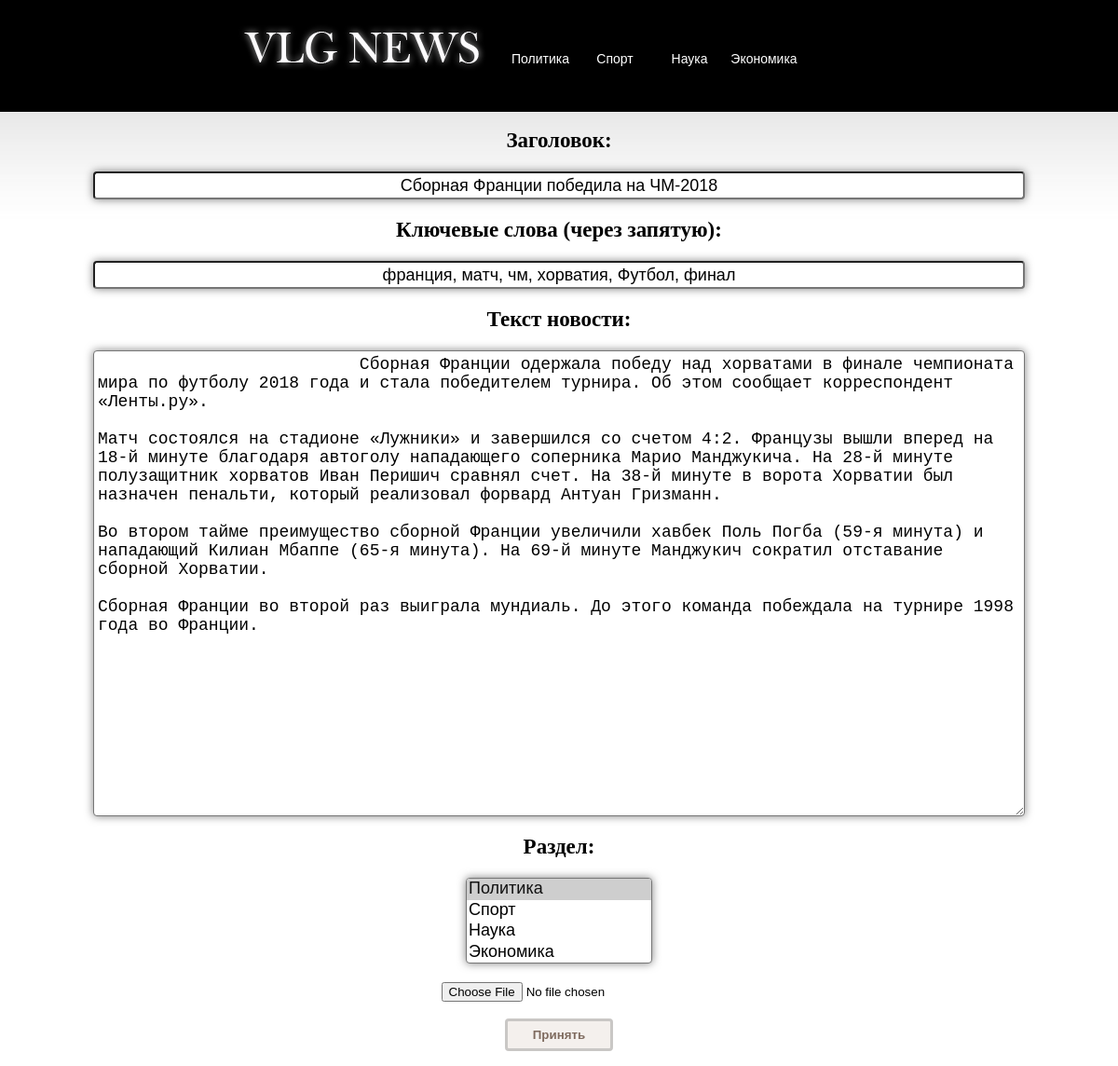
/source/admin.php?id=1 (signed in), run on the app's committed database.
### tables this page shows
CREATE TABLE `news` (
  `id` int(11) NOT NULL,
  `head` varchar(150) NOT NULL,
  `text` text NOT NULL,
  `publication_date` datetime NOT NULL,
  `section` varchar(10) NOT NULL,
  `keywords` varchar(400) NOT NULL
);

### source/functions.php (the view, shortened to what this page needs)
<?php
function output_admin_form($row, $action)
{
     echo "<div id=edit_form>
                <form class=edit_form name=edit_form action=".$action." enctype=multipart/form-data method=post>
                    <br/><label>Заголовок:</label><br/>
                    <input type=text name=head id=head value='".$row['head']."' /> <br/>
                    <label>Ключевые слова (через запятую):</label><br/>
                    <input type=text name=keywords id=keywords value='".$row['keywords']."'/> <br/>
                    <label>Текст новости:</label><br/>
                    <textarea name=text id=text> ".$row['text']." </textarea> <br/>
                    <label>Раздел:</label><br/>
                    <select name=section size=4>
                        <option selected value=politic>Политика</option>
                        <option value=sport>Спорт</option>
                        <option value=science>Наука</option>
                        <option value=economic>Экономика</option>
                   </select><br/>
                    <div id=file_upload>
                        <input type=file name=file><br/>
                    </div>
                     <br/>
                   <input type=submit name=submit value=Принять />
                </form>
          </div>";
}
 ?>

### source/admin.php (shortened to what this page needs)
<?php
        require_once "bd.php";
        require_once "functions.php";
 ?>
<!DOCTYPE >
<html>
<head>
<link href="/css/stylesheet.css" rel="stylesheet" type="text/css" />
</head>
<body>
<div id="top_bar_black">
    <div id="logo_container"> <a href=/ > <div id="logo_image"> </div></a>
        <div id="nav_block">
          <a href=/index.php?section=politic>
            <div class="nav_button"> Политика </div>
          </a>
          <a href=/index.php?section=sport>
            <div class="nav_button"> Спорт </div>
          </a>
          <a href=/index.php?section=science>
            <div class="nav_button"> Наука </div>
          </a>
          <a href=/index.php?section=economic>
            <div class="nav_button"> Экономика </div>
          </a>
        </div>
    </div>
 </div>
<?php
    $id = $_GET['id'];
        if((isset($_POST['edit']) || $_SESSION['is_admin'] == true) && isset($_GET[id]))
        {
                   $sth = $dbh->prepare("SELECT * FROM news WHERE news.id = ? ");
                   $sth->execute(array($id));
                   foreach($sth as $row)
                   {
                       $action = "admhandle.php?id=".$id;
                       output_admin_form($row, $action);
                   }
        }
    ?>
</body>
</html>

### css/stylesheet.css (style rules this page uses)
body { margin:0px; padding:0px; background-attachment:scroll; background-image:url(../images/background.jpg); background-repeat:repeat-x; background-position:left top; }
#logo_container { height:90px; width:700px; margin-left:20%; float:left; }
#logo_image { width:300px; height:69px; margin-top:20px; float:left; background-image:url(../images/logo.png); }
#top_bar_black { width:100%; height:120px; background-color:#000000; }
#edit_form > form { text-align:center; }
#edit_form > form > label { font-size:23px; font-weight:700; }
#edit_form > form > input[type = "text"] { text-align:center; padding:4px; box-shadow: 0 0 10px rgba(0,0,0,0.5); font-size:18px; width:1000px; margin-bottom:20px; margin-top:20px; height:30px; border-radius:4px; }
#edit_form > form > select { box-shadow:0 0 10px rgba(0,0,0,0.5); font-size:18px; margin-top:20px; margin-bottom:20px; width:200px; border-radius:4px; }
#edit_form > form > textarea { padding:4px; box-shadow:0 0 10px rgba(0,0,0,0.5); font-size:18px; margin-top:20px; margin-bottom:20px; border-radius:4px; width:1000px; height:500px; }
#admin_buttons > form > input[type = "submit"], #edit_form > form > input[type = "submit"] { display:inline-block; color:#7f6b5f; font-weight:700; text-decoration:none; user-select:none; padding:.5em 2em; outline:none; border:3px solid #c9c7c5; border-radius:4px; transition:0.2s; background-color:f4f0ed; }
#nav_block { margin-top:20px; width:400px; height:90px; float:left; }
.nav_button { width: 80px; color:#FFFFFF; font-family:Verdana, Arial, Helvetica, sans-serif; font-size:14px; margin-top:35px; text-align:center; float:left; }

### data on the page
news: head "Сборная Франции победила на ЧМ-2018", keywords "франция, матч, чм, хорватия, Футбол, финал", text "Сборная Франции одержала победу над хорватами в финале чемпионата мира по футболу 2018 года и стала победителем турнира. Об этом сообщает корреспондент «Ленты.ру». Матч состоялся на стадионе «Лужники» и завершился со счетом 4:2. Французы вышли вперед на 18-й минуте благодаря автоголу нападающего соперника Марио Манджукича. На 28-й минуте полузащитник хорватов Иван Перишич сравнял счет. На 38-й минуте в ворота Хорватии был назначен пенальти, который реализовал форвард Антуан Гризманн. Во втором тайме преимущество сборной Франции увеличили хавбек Поль Погба (59-я минута) и нападающий Килиан Мбаппе (65-я минута). На 69-й минуте Манджукич сократил отставание сборной Хорватии. Сборная Франции во…"
